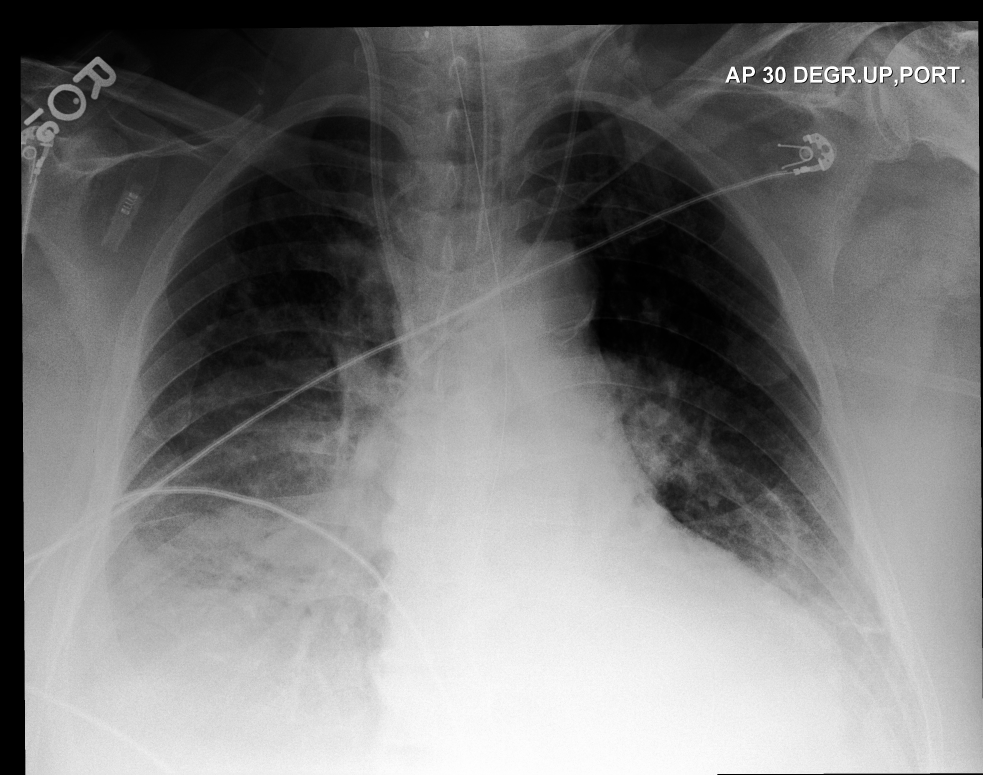
#> input picture image.jpg, 2949 x 2323 px (shown at 1/3 size)
$ python denoiser.py   (older library calls are emulated)
#> lines starting #> are read from the running program, lines starting #| are printed output that depends on the picture; long printed decimals are rounded
### generate_noise.py
import numpy as np
import cv2
import matplotlib.pyplot as plt
from skimage.metrics import structural_similarity as compare_ssim

# Block-Pixels: where each pixel is set to zero with probability p
# [136 lines left out: functions add_block_pixel_noise, add_convolve_noise, add_keep_patch_noise, add_extract_patch_noise, add_pad_rotate_project_noise, not called in this run]

# Gaussian-Projection: where the image is projected onto a random Gaussian matrix
def add_gaussian_projection_noise(image, sigma=0.1):
    """
    Add Gaussian-Projection noise to an image.

    Args:
        image: Input image (numpy array).
        sigma: Standard deviation of the Gaussian vector.

    Returns:
        Noisy image (numpy array).
    """
    copy_image = np.copy(image)
    # Generate random Gaussian vectors for each color channel
    noise = np.random.normal(scale=sigma, size=copy_image.shape)

    # Add noise to the image
    noisy_image = copy_image + noise

    # Clip the pixel values to ensure they are within the valid range [0, 255]
    noisy_image = np.clip(noisy_image, 0, 255)

    # Convert to the appropriate data type (uint8)
    noisy_image = noisy_image.astype(np.uint8)

    return noisy_image,image

# line strip noise
# [48 lines left out: functions add_line_strip_noise, add_salt_and_pepper_noise, not called in this run]


def eval_metrics(actual, pred):
    # move actual to cpu
    actual = (actual-np.min(actual) )/ (np.max(actual) - np.min(actual))
    pred = (pred-np.min(pred) )/ (np.max(pred) - np.min(pred))

    ssim = compare_ssim(actual, pred, data_range=1, full=True)[0]
    mse = np.mean((actual - pred) ** 2)
    if(mse == 0):
        psnr = 100
    else:
        max_pixel = 1
        psnr = 20 * np.log10(max_pixel / np.sqrt(mse))
    return ssim, psnr
# [31 lines that do not run on import are left out]

### utils.py
import numpy as np
from skimage.restoration import denoise_nl_means, estimate_sigma

# [81 lines left out: functions median_blur, gaussian_kernel, apply_convolution, not called in this run]

def non_local_means_denoising(image, h=30, patch_size=7, window_size=21):

    """
    Apply Non-Local Means Denoising to the image using scikit-image.

    Args:
        image: Input noisy image (numpy array).
        h: Filter strength.
        patch_size: Size of the patch.
        window_size: Size of the window for searching similar patches.

    Returns:
        Denoised image (numpy array).
    """
    # Estimate the noise standard deviation from the noisy image
    sigma_est = np.mean(estimate_sigma(image))

    # Apply Non-Local Means Denoising
    denoised_image = denoise_nl_means(image, h=h, patch_size=patch_size, patch_distance=window_size//2,
                                      fast_mode=True, sigma=sigma_est)

    return denoised_image


# [47 lines left out: function inpaint, not called in this run]

### denoiser.py
import cv2
from generate_noise import *
from utils import *
# [130 lines left out: functions remove_block_pixel_noise, remove_convolve_noise, remove_keep_patch_noise, remove_extract_patch_noise, remove_pad_rotate_project_noise, remove_line_strip_noise and 1 more, not called in this run]

def remove_gaussian_projection_noise(image):
    """
    Remove Gaussian-Projection noise using Non-Local Means Denoising.

    Args:
        image: Input noisy image (numpy array).

    Returns:
        Denoised image (numpy array).
    """
    # denoised_image = cv2.fastNlMeansDenoising(image, None, 30, 7, 21)
    denoised_image = non_local_means_denoising(image, h=30, patch_size=7, window_size=21)
    return denoised_image


def denoise_image(image, method):
    if method == 'block-pixel':
        # very good solution
        return remove_block_pixel_noise(image)
    elif method == 'convolve':
        # sadly it make the image plurry
        return remove_convolve_noise(image)
    elif method == 'keep-patch':
        # maybe good
        return remove_keep_patch_noise(image)
    elif method == 'extract-patch':
        # maybe good
        return remove_extract_patch_noise(image)
    elif method == 'pad-rotate-project':
        # sadly it can't detect the rotation angle
        return remove_pad_rotate_project_noise(image, rotation_angle=2)
    elif method == 'line-strip':
        # excellent solution
        return remove_line_strip_noise(image)
    elif method == 'salt-and-pepper':
        # very good solution
        return remove_salt_and_pepper_noise(image)
    elif method == 'gaussian':
        # sadly it make the image plurry
        return remove_gaussian_projection_noise(image)
    elif method == 'no-noise':
        return image
    else:
        raise ValueError("Invalid method: {}".format(method) + "Choose from 'block-pixel', 'convolve', 'keep-patch', 'extract-patch', 'pad-rotate-project', 'line-strip', 'salt-and-pepper', 'gaussian'")


if __name__ == "__main__":
  # save all noise functions in dictionary
  noise_functions = {
      # 'block-pixel': add_block_pixel_noise,
      # 'convolve': add_convolve_noise,
      # 'keep-patch': add_keep_patch_noise,
      # 'extract-patch': add_extract_patch_noise,
      # 'pad-rotate-project': add_pad_rotate_project_noise,
      # 'line-strip': add_line_strip_noise,
      # 'salt-and-pepper': add_salt_and_pepper_noise,
      'gaussian': add_gaussian_projection_noise
  }

  for (key,func) in noise_functions.items():
      image = cv2.imread('image.jpg', cv2.IMREAD_UNCHANGED)
#> image is the input picture: shape (2323, 2949); min 0, max 255, mean 120.8
      image=np.array(image).astype("float32")
      image = cv2.resize(image, (512, 512))
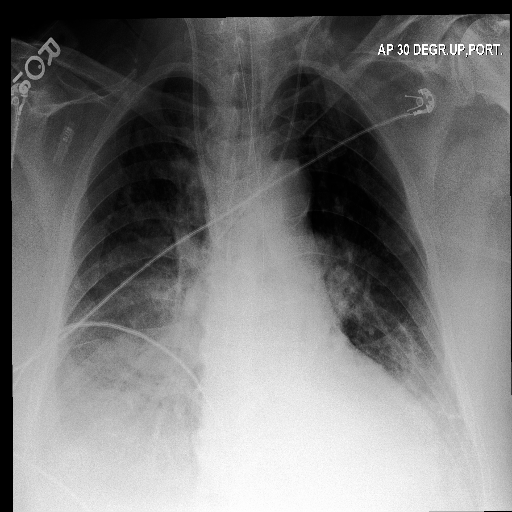
#> image: shape (512, 512) float32; min 0, max 255, mean 120.8
      noise_image,image = func(image)
      clean_image = denoise_image(noise_image, method=key)
#> in non_local_means_denoising, `sigma_est = np.mean(estimate_sigma(image))`: sigma_est = 3.89
#> in non_local_means_denoising, `denoised_image = denoise_nl_means(image, h=h, patch_size=patch_size, p..`:
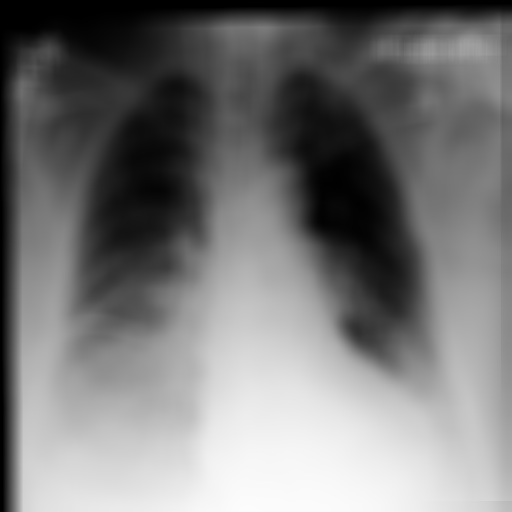
#> denoised_image: shape (512, 512) float64; min 0, max 0.99, mean 0.472

      ssim,psnr = eval_metrics(image, clean_image)
#> in eval_metrics, `ssim = compare_ssim(actual, pred, data_range=1, full=True)[0]`: ssim = 0.657
#> in eval_metrics, `mse = np.mean((actual - pred) ** 2)`: mse = 0.00345
#> in eval_metrics, `psnr = 20 * np.log10(max_pixel / np.sqrt(mse))`: psnr = 24.63
#> ssim = 0.657; psnr = 24.63

      print("Method: ", key, " SSIM: ", ssim, " PSNR: ", psnr)
#| Method:  gaussian  SSIM:  0.6567  PSNR:  24.626

      plt.figure(figsize=(10, 5))
      plt.subplot(1, 3, 1)
      plt.imshow(image, cmap="gray")
      plt.title("Original Image")
      plt.axis("off")
      plt.subplot(1, 3, 2)
      plt.imshow(noise_image, cmap="gray")
      plt.title("Noisy Image")
      plt.axis("off")
      plt.subplot(1, 3, 3)
      plt.imshow(clean_image, cmap="gray")
      plt.title("Clean Image")
      plt.axis("off")
      plt.show()
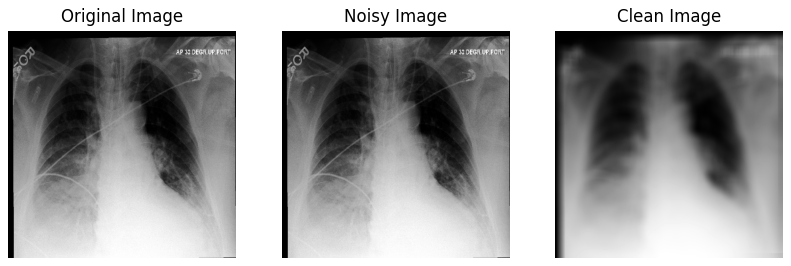
#> figure drawn by matplotlib, 3 panels
      plt.show()

$ run again, with res.png saved as image.jpg
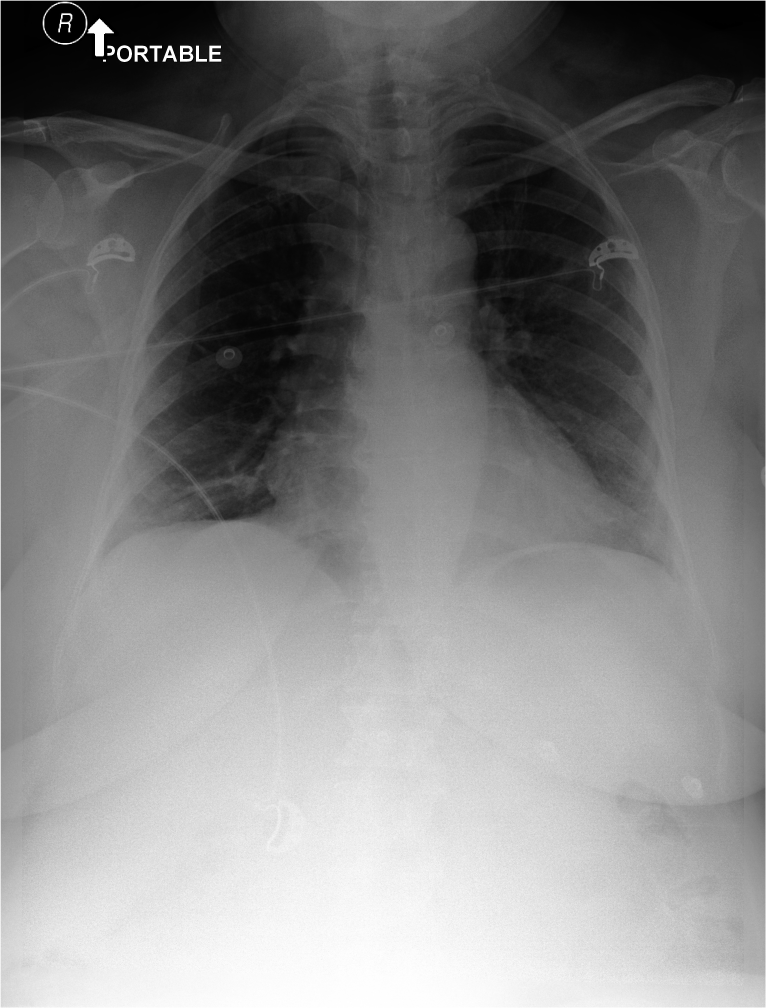
#> input picture res.png, 2297 x 3023 px (shown at 1/3 size)
#> image is the input picture: shape (3023, 2297); min 0, max 255, mean 128.4
#> `image = cv2.resize(image, (512, 512))`:
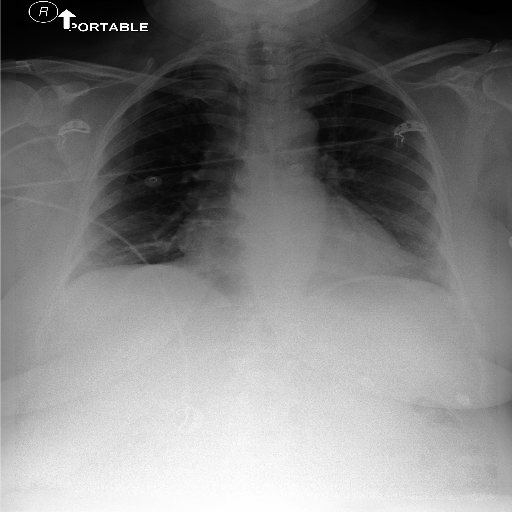
#> image: shape (512, 512) float32; min 0, max 255, mean 128.1
#> sigma_est = 2.54
#> in eval_metrics, `ssim = compare_ssim(actual, pred, data_range=1, full=True)[0]`: ssim = 0.783
#> mse = 0.00178
#> in eval_metrics, `psnr = 20 * np.log10(max_pixel / np.sqrt(mse))`: psnr = 27.5
#> `ssim,psnr = eval_metrics(image, clean_image)`: ssim = 0.783; psnr = 27.5
#| Method:  gaussian  SSIM:  0.7829  PSNR:  27.498
#> `plt.show()`:
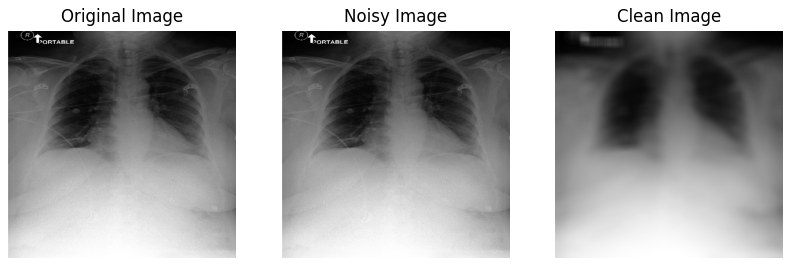
#> figure drawn by matplotlib, 3 panels
